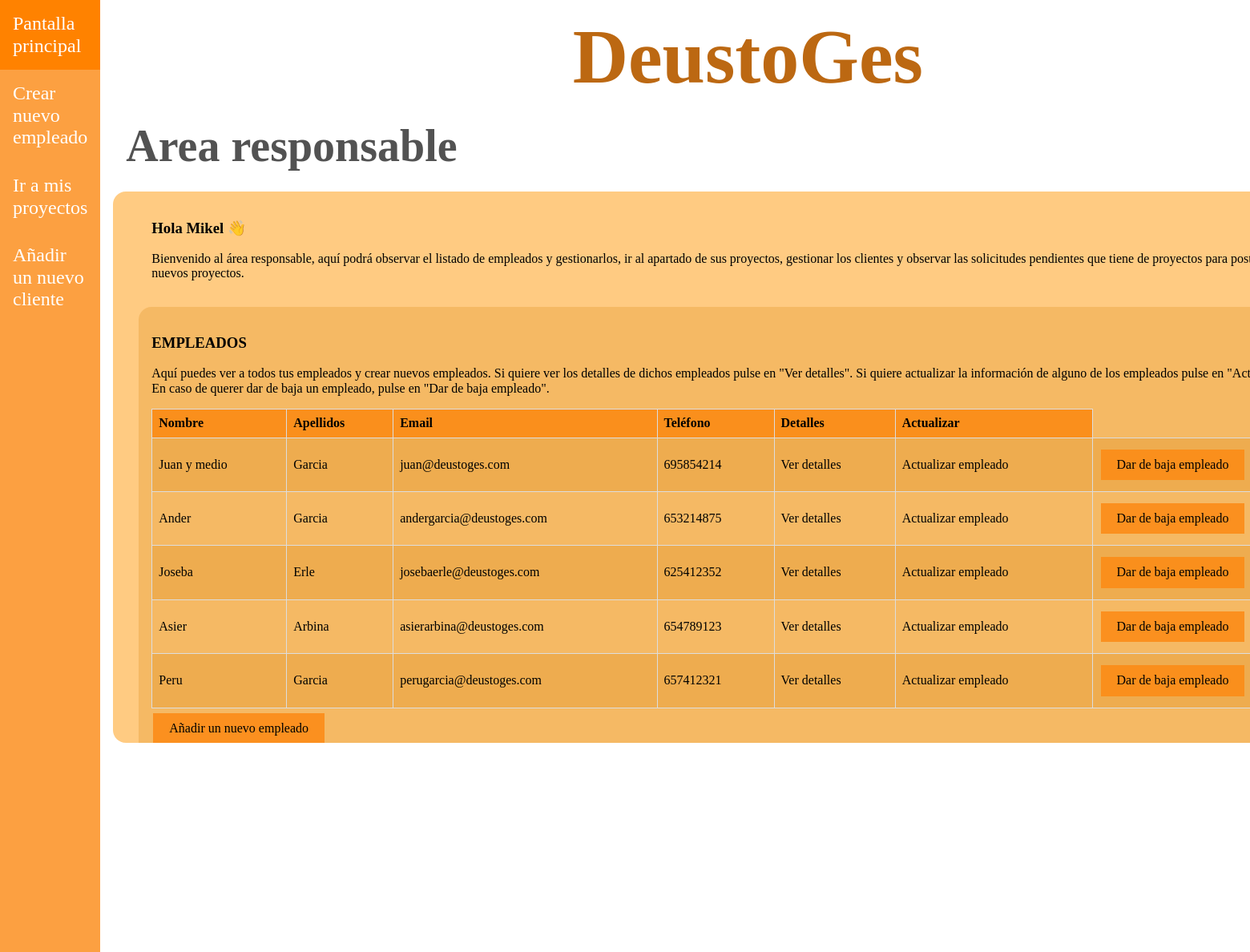
Page /appDeustoGes/responsables/1 (upper part) on the earlier database version.
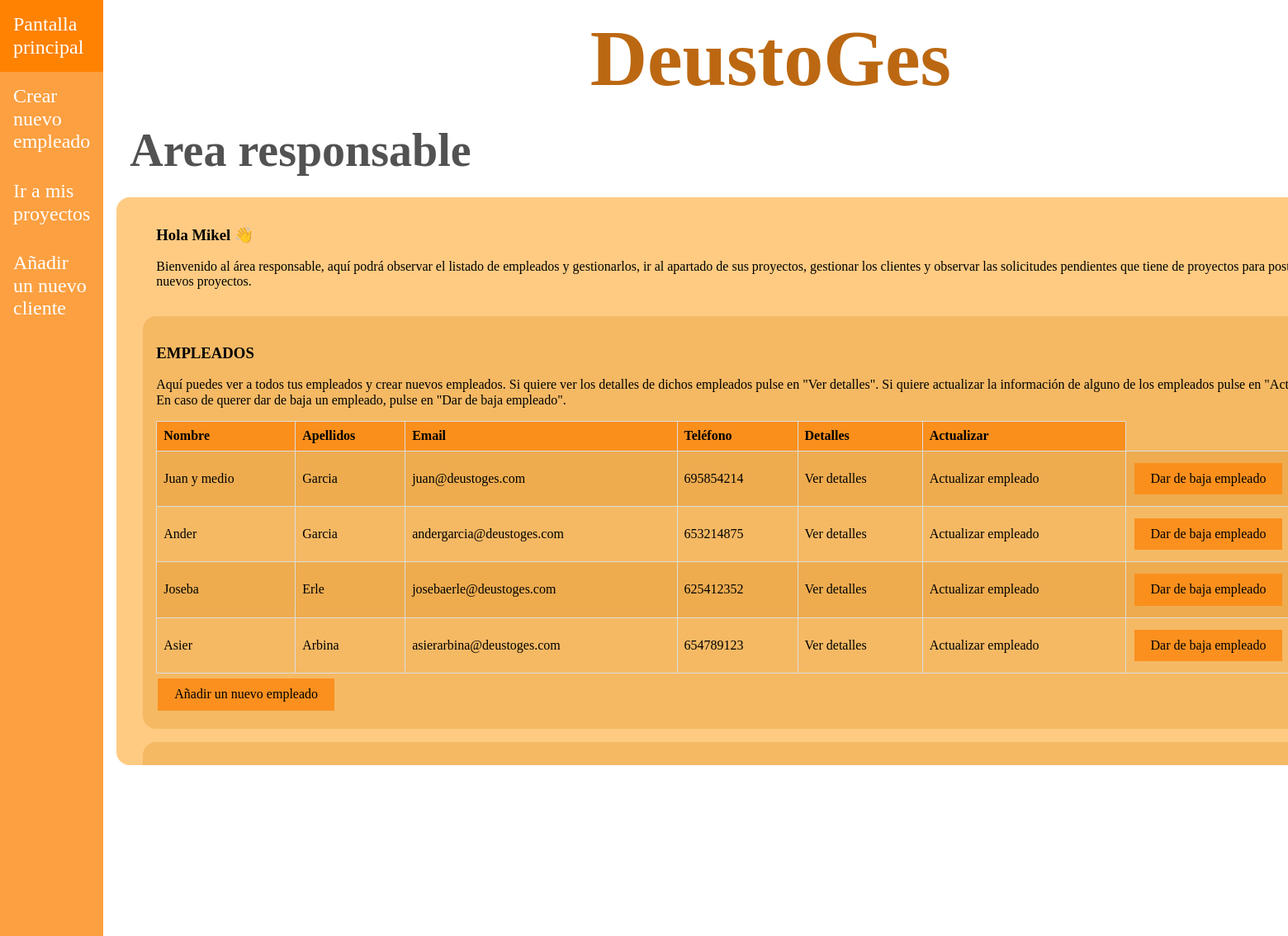
Same page on the later database version.
### appDeustoGes/models.py (models this page shows, shortened)
class Empleado(models.Model):
    dni = models.CharField(max_length=9)
    nombre = models.CharField(max_length=15)
    apellidos = models.CharField(max_length=40, default="")
    email = models.EmailField()
    telefono = models.PositiveIntegerField()
    responsable = models.BooleanField(default=False)
    usuario = models.CharField(max_length=50, default="", blank=False)
    contraseña = models.CharField(max_length=50, default="deustoges", blank=False)
    created = models.DateTimeField(auto_now_add=True,blank=True, null=True)
    updated = models.DateTimeField(auto_now=True, blank=True, null=True)
    class Meta:
        verbose_name = "empleado"
        verbose_name_plural = "empleados"

### appDeustoGes/views.py (the view)
# urls.py: path("/responsables/<int:id_responsable>", views.pantalla_responsable, name='pantalla_responsable'),
def pantalla_responsable(request, id_responsable):
    responsable = get_object_or_404(Empleado, id=id_responsable)
    empleados = Empleado.objects.all()
    proyectos = Proyecto.objects.all()
    clientes = Cliente.objects.all()
    solicitudes = Solicitud.objects.all()
    return render(request, 'appDeustoGes/pantalla_responsable.html', {'empleados': empleados,
                                                                      'responsable': responsable,
                                                                      'proyectos': proyectos,
                                                                      'clientes': clientes, 'solicitudes': solicitudes})

### appDeustoGes/models.py (called while the page is built)
    def __str__(self):
        return str(self.nombre) + " (" + str(self.direccion) + ")"

### templates/appDeustoGes/pantalla_responsable.html (shortened to what this page needs)
{% extends "base.html" %}
{% block css %}
    <link rel="stylesheet" href="/../static/css/normalize.css">
    <link rel="stylesheet" href="/../static/css/style.css">
{% endblock %}
{% block nav_header %}
    <nav class="barra-lateral">
        <ul class="listado-barra-lateral">
            <div>
                <li><a href="">Pantalla principal</a></li>
                <li><a href="{% url 'empleado_create' responsable.id %}">Crear nuevo empleado</a></li>
                <li><a href="{% url 'proyectos_index' responsable.id %}">Ir a mis proyectos</a></li>
                <li><a href="{% url 'cliente_create' responsable.id %}">Añadir un nuevo cliente</a></li>
            </div>
        </ul>
    </nav>
{% endblock %}
{% block main_contenido %}
    <h2>Area responsable</h2>
<div class="contenido">
    <div class="introduccion">
        <h3>Hola {{ responsable.nombre }} 👋</h3>
    <p>Bienvenido al área responsable, aquí podrá observar el listado de empleados y gestionarlos,
    ir al apartado de sus proyectos, gestionar los clientes y observar las solicitudes pendientes
    que tiene de proyectos para posteriormente crear nuevos proyectos.</p>
    </div>
    <div class="responsable-overflow">
        <div class="contenido_interno">
            <h3>EMPLEADOS</h3>
            <p>Aquí puedes ver a todos tus empleados y crear nuevos empleados. Si quiere ver los detalles de dichos
            empleados pulse en "Ver detalles". Si quiere actualizar la información de alguno de los empleados pulse
            en "Actualizar empleado". En caso de querer dar de baja un empleado, pulse en "Dar de baja empleado".</p>
            <table class="estilos-table">
                <thead>
                    <tr>
                        <th>Nombre</th>
                        <th>Apellidos</th>
                        <th>Email</th>
                        <th>Teléfono</th>
                        <th>Detalles</th>
                        <th>Actualizar</th>
                    </tr>
                </thead>
                <tbody>
                    {% for empleado in empleados %}
                        {% if empleado.responsable == 0 %}
                            <tr>
                                <td>{{ empleado.nombre }}</td>
                                <td>{{ empleado.apellidos }}</td>
                                <td>{{ empleado.email }}</td>
                                <td>{{ empleado.telefono }}</td>
                                <td><a href="{% url 'empleado_detail' responsable.id empleado.id %}">Ver detalles</a></td>
                                <td><a href="{% url 'empleado_update' responsable.id empleado.id %}">Actualizar empleado</a></td>
                                <td><a href="{% url 'delete_empleado' responsable.id empleado.id %}"
                                       class="añadir-button">Dar de baja empleado</a></td>
                            </tr>
                        {% endif %}
                    {% endfor %}
                </tbody>
            </table>
            <button class="añadir-button">
                <a href="{% url 'empleado_create' responsable.id %}">Añadir un nuevo empleado</a>
            </button>
        </div>
        <div class="contenido_interno">
        </div>
    </div>
    </div>
</div>
{% endblock %}

Differences in the rows shown:
removed Empleado: nombre "Peru", apellidos "Garcia", email "perugarcia@deustoges.com", telefono "657412321"
